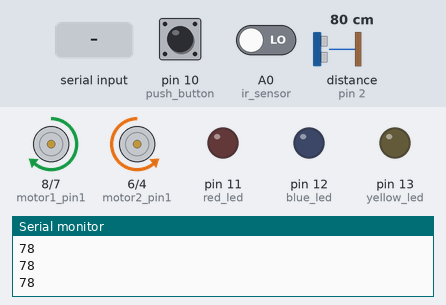
This sketch was run on a simulated Arduino Uno, built with avr-gcc and run on an emulated ATmega328P. Shown: motor-driver pin pairs drawn as motors (green arrow = first pin HIGH = forward, orange = second pin HIGH = backward, longer = more drive, scaled by the enable pin), output pins drawn as LEDs (lit = HIGH), the last lines printed to the serial monitor. Wiring (inferred from the names in the program): ultrasonic range finder: trigger pin 3; echo pin 2. The test bench sets the inputs (shaded band); at power-on: distance to the obstacle (sensor on pin 2) 80 cm, pin 10 (push_button) LOW, A0 (ir_sensor) LOW. The echo pulse lasts 58.3 µs per cm; pins used as bus, display or sensor lines are not drawn.

Above: at 1.2 s.
1.3 s: distance to the obstacle (sensor on pin 2) set to 23 cm
2.8 s: distance to the obstacle (sensor on pin 2) set to 18 cm
At 3.2 s:
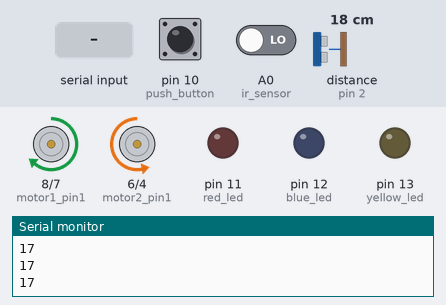
4.3 s: pin 10 (push_button) pulled HIGH for 1 s
At 6.1 s:
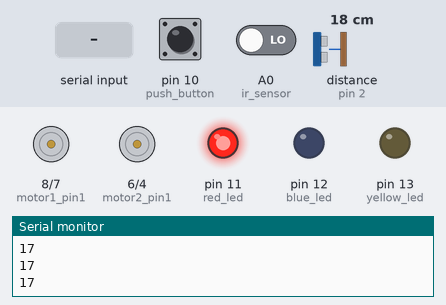
7.3 s: pin 10 (push_button) pulled HIGH for 0.15 s
At 8.2 s:
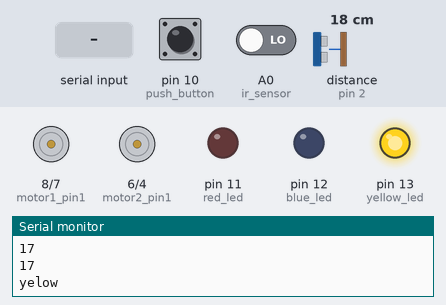
8.9 s: "F" received over Serial
At 9.5 s:
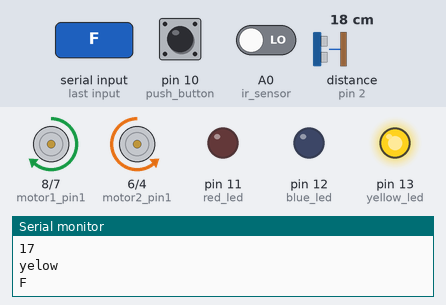
10.4 s: "B" received over Serial
At 10.7 s:
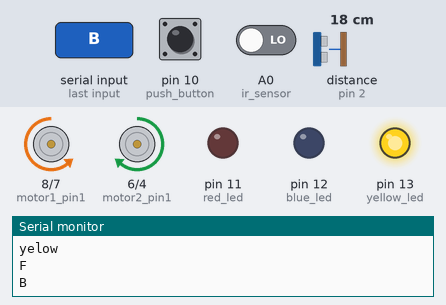
Timing chart, 0 to 12.9 s (numbered marks = the images above; inputs shaded):
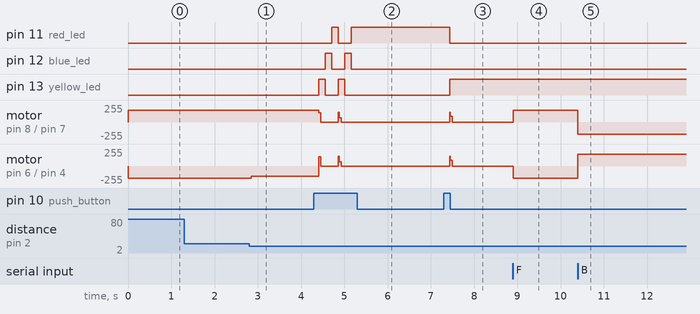

Measured:
- after the input at 2.8 s, motor on pin 6 (motor2_pin1) / pin 4 (motor2_pin2): backward 180/255 → backward 150/255 after 0.05 s
- after the input at 4.3 s, pin 11 (red_led): LOW → HIGH after 0.41 s, → LOW 0.15 s later, → HIGH 0.30 s later; pin 12 (blue_led): alternates HIGH for 0.15 s and LOW for 0.30 s, starting after 0.26 s; pin 13 (yellow_led): alternates HIGH for 0.15 s and LOW for 0.30 s, starting after 0.11 s
- after the input at 7.3 s, pin 11 (red_led): HIGH → LOW after 0.14 s; pin 13 (yellow_led): LOW → HIGH after 0.14 s; motor on pin 8 (motor1_pin1) / pin 7 (motor1_pin2): stopped → forward 149/255 after 0.14 s instead of 1.2 s; motor on pin 6 (motor2_pin1) / pin 4 (motor2_pin2): stopped → forward 148/255 after 0.14 s instead of 1.2 s
- after the input at 8.9 s, motor on pin 8 (motor1_pin1) / pin 7 (motor1_pin2): stopped → forward 180/255 at once; motor on pin 6 (motor2_pin1) / pin 4 (motor2_pin2): stopped → backward 180/255 at once
- after the input at 10.4 s, motor on pin 8 (motor1_pin1) / pin 7 (motor1_pin2): forward 180/255 → backward 180/255 at once; motor on pin 6 (motor2_pin1) / pin 4 (motor2_pin2): backward 180/255 → forward 180/255 at once

The sketch:

sketch_oct30a.ino
```cpp
#define yellow_led  13
#define blue_led  12
#define red_led  11

#define push_button 10

#define echo_pin 2
#define trig_pin 3

#define motor1_en 9
#define motor1_pin1 8
#define motor1_pin2 7
#define motor2_en 5
#define motor2_pin1 6
#define motor2_pin2 4

#define Rx 1

#define ir_sensor A0

/************** global varibles *****************/
long duration = 0;   // ultrsonic parameters
int distance = 0;

int button_value = 0;
int mode = 0;
long time_passed = 0;

char command;   // command received from bluetooth module

int ir_value = 0;


/********** functions decleration ***********/
void led_initialize(void);
void ultrasonic_initialize(void);
void motor_initialize(void);

void ultrasonic_sensor (void);
void car_forward(int pwm);
void car_backward(int pwm);
void car_rotate_right(int pwm);
void car_rotate_left(int pwm);
void car_stop(void);


void setup() {
  Serial.begin(9600);
  led_initialize();
  ultrasonic_initialize();
  motor_initialize();
  pinMode(Rx, INPUT);
  pinMode(ir_sensor, INPUT);

}

void loop() {

  button_value = digitalRead(push_button);

  if (millis() - time_passed >= 150)      //debouncing push_button
  {
    time_passed = millis();
      if (button_value == HIGH && mode == 0)
      {
        digitalWrite(yellow_led, HIGH);
        digitalWrite(blue_led, LOW);
        digitalWrite(red_led, LOW);
        car_stop();
        mode = 1;
        Serial.println("yelow");
      }
      else if (button_value == HIGH && mode == 1)
      {
        digitalWrite(blue_led, HIGH);
        digitalWrite(yellow_led, LOW);
        digitalWrite(red_led, LOW);
        car_stop();
        mode = 2;
        Serial.println("blue");
      }
      else if (button_value == HIGH && mode == 2)
      {
        digitalWrite(red_led, HIGH);
        digitalWrite(blue_led, LOW);
        digitalWrite(yellow_led, LOW);
        car_stop();
        mode = 0;
        Serial.println("red");
      }
      else
      {
        // do nothing
      }
  }
  if (mode == 0)
  {
    ultrasonic_sensor();
    car_forward(180);
    if (distance < 20)
    {
      car_stop();
      car_rotate_right(150);
    }
  }
  else if (mode == 1)
  {
    if(Serial.available() > 0)
    {
      command = Serial.read();
      Serial.println(command);
      car_stop();
      switch(command)
      {
        case 'F':
          car_forward(180);
          break;
        case 'B':
           car_backward(180);
          break;
        case 'L':
          car_rotate_left(180);
          break;
        case 'R':
          car_rotate_right(180);
          break;
        default:
        car_stop();
      }
    }
  }
  else if (mode == 2)
  {
    ir_value = digitalRead(ir_sensor);
    Serial.println(ir_value);
 /*   if (ir_value == 1)
    {
      car_forward(80);
    }
    else
    {
      car_rotate_right(80);
    }*/
   }

  else
  {
    //do nothing
  }

}


// functions implementation

void led_initialize(void)
{
  pinMode(yellow_led , OUTPUT);
  pinMode(blue_led , OUTPUT);       // initialize the leds pins as output
  pinMode(red_led , OUTPUT);
  pinMode(push_button , INPUT);     // initialize the push button as input
}

void ultrasonic_initialize(void)
{
  pinMode(echo_pin, INPUT);
  pinMode(trig_pin, OUTPUT);
}

void motor_initialize(void)
{
  pinMode(motor1_en, OUTPUT);
  pinMode(motor1_pin1, OUTPUT);
  pinMode(motor1_pin2, OUTPUT);
  pinMode(motor2_en, OUTPUT);
  pinMode(motor2_pin1, OUTPUT);
  pinMode(motor2_pin2, OUTPUT);
}

void ultrasonic_sensor(void)
{
  digitalWrite(trig_pin, LOW);
  delayMicroseconds(5);

  digitalWrite(trig_pin, HIGH);     // triggering the ultrasonic sensor
  delayMicroseconds(10);
  digitalWrite(trig_pin, LOW);

  duration = pulseIn(echo_pin , HIGH);    // calculate the duration after the triggering pulse
  distance = (duration * 0.034 / 2);      // calculate the distance

  Serial.println(distance);
}

void car_forward(int pwm)
{
  digitalWrite(motor1_pin1, HIGH);
  digitalWrite(motor1_pin2, LOW);
  digitalWrite(motor2_pin1, LOW);
  digitalWrite(motor2_pin2, HIGH);

  analogWrite(motor1_en, pwm);
  analogWrite(motor2_en, pwm);
}


void car_backward(int pwm)
{
  digitalWrite(motor1_pin1, LOW);
  digitalWrite(motor1_pin2, HIGH);
  digitalWrite(motor2_pin1, HIGH);
  digitalWrite(motor2_pin2, LOW);

  analogWrite(motor1_en, pwm);
  analogWrite(motor2_en, pwm);
}


void car_rotate_right(int pwm)
{
  digitalWrite(motor1_pin1, HIGH);
  digitalWrite(motor1_pin2, LOW);
  digitalWrite(motor2_pin1, HIGH);
  digitalWrite(motor2_pin2, LOW);

  analogWrite(motor1_en, pwm);
  analogWrite(motor2_en, pwm);
}


void car_rotate_left(int pwm)
{
  digitalWrite(motor1_pin1, LOW);
  digitalWrite(motor1_pin2, HIGH);
  digitalWrite(motor2_pin1, LOW);
  digitalWrite(motor2_pin2, HIGH);

  analogWrite(motor1_en, pwm);
  analogWrite(motor2_en, pwm);
}


void car_stop(void)
{
  digitalWrite(motor1_pin1, LOW);
  digitalWrite(motor1_pin2, LOW);
  digitalWrite(motor2_pin1, LOW);
  digitalWrite(motor2_pin2, LOW);
}
```
